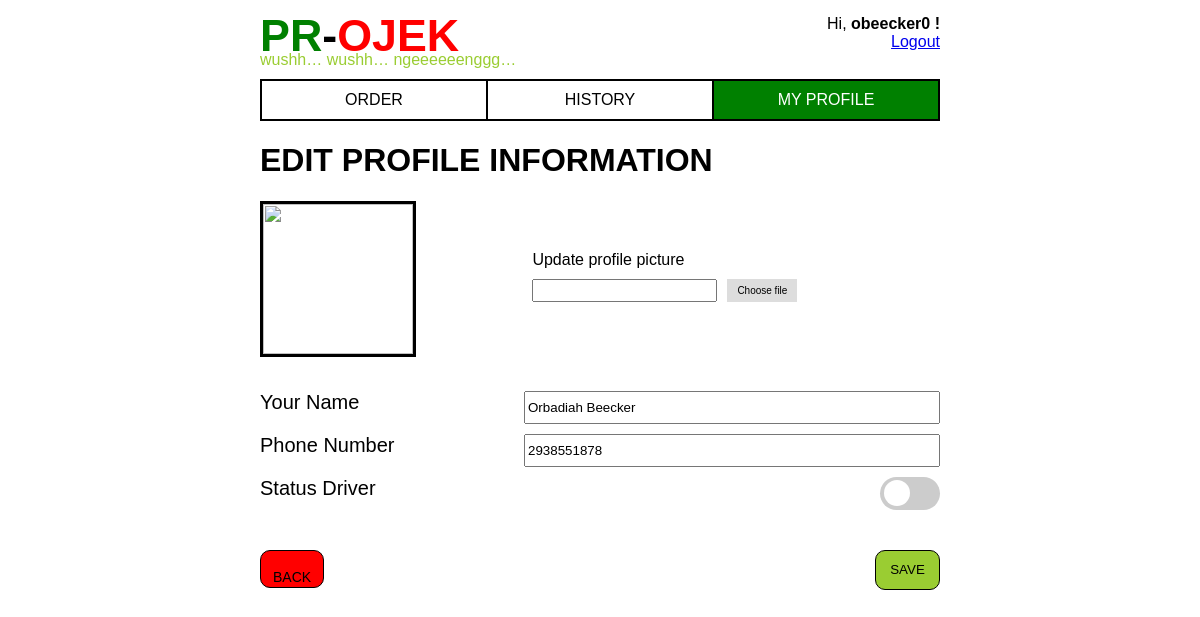
Screenshot of /site/profile/edit.php?id=1 with the database file from the repository.
### tables this page shows
CREATE TABLE `users` (
  `id` int(11) NOT NULL AUTO_INCREMENT,
  `username` varchar(20) NOT NULL,
  `password` varchar(60) NOT NULL,
  `full_name` varchar(255) NOT NULL,
  `email` varchar(255) NOT NULL,
  `phone_number` varchar(100) NOT NULL,
  `is_driver` tinyint(1) NOT NULL,
  PRIMARY KEY (`id`),
  UNIQUE KEY (`username`)
);

### site/profile/edit.php (called while the page is built, shortened)
<?php
require_once __DIR__ . '/../../app/autoload.php';
require_once __DIR__ . '/../../app/model/User.php';
$user = User::get_by_id($_GET['id']);
$data->current_tab = 'profile';
$data->current_user = $user;
require __DIR__ . '/../../app/view/html.view.php';
require __DIR__ . '/../../app/view/status.view.php';
require __DIR__ . '/../../app/view/profile/edit.view.php';
require __DIR__ . '/../../app/view/html_end.view.php';
?>

### app/autoload.php (called while the page is built, shortened)
<?php
$data = new stdClass ();
$data->doc_root = $DOC_ROOT;
?>

### app/db.php (called while the page is built, shortened)
<?php
class Db {
    private static $connection = null;
    public static function get_connection () {
        global $DB_CONNECTION_STRING, $DB_USER, $DB_PASS;
        if (self::$connection == null) {
            $connection = new PDO ($DB_CONNECTION_STRING, $DB_USER, $DB_PASS);
            $connection->setAttribute
                (PDO::ATTR_ERRMODE, PDO::ERRMODE_EXCEPTION);
            self::$connection = $connection;
        }
        return self::$connection;
    }
}
?>

### app/model/User.php (called while the page is built, shortened)
<?php
require_once __DIR__ . '/../db.php';
class User extends BaseModel {
    public static function get_by_id ($id) {
        $stmt =
            Db::get_connection ()->prepare ("SELECT * FROM users WHERE id=:id");
        $stmt->bindParam (':id', $id);
        $stmt->execute ();
        return $stmt->fetchObject ('User');
    }
}
?>

### app/view/profile/edit.view.php (the view, shortened to what this page needs)
<div class="edit-profile-container">
	<div class="section-title">
		<h1>EDIT PROFILE INFORMATION</h1>
	</div>
	<div class="update-profile-picture-container">
		<form id="upload-picture" action="edit.php?id=<?php echo htmlspecialchars($data->current_user->id) ?>" method="post" enctype="multipart/form-data">
			<div class="upload-picture-container">
				<div class="square-image">
					<img id="output" src="<?= $data->doc_root ?>/api/avatar.php?id=<?= ($data->current_user->id)?>">
				</div>
				<div class="uploader">
					<label for="img_input">Update profile picture</label><br>
					<div class="img-file-input">
						<div class="dummy">
							<input id="fake-input"/>
							<div >
								<p>Choose file</p>
							</div>
						</div>
					</div>
				</div>
			</div>
			<div class="edit-name-phone-container">
			<ul>
				<li>
					<label for="full_name">Your Name</label>
					<input type="text" name="full_name" value="<?php echo htmlspecialchars($data->current_user->full_name)?>">
				</li>
				<li>
					<label for="phone_number">Phone Number</label>
					<input type="text" name="phone_number" value="<?php echo htmlspecialchars($data->current_user->phone_number)?>">
				</li>
				<li>
					<label for="is_driver">Status Driver</label>
					<label class="driver-status-switch">
					  <span class="slider round"></span>
					</label>
				</li>
			</ul>
			</div>
			<div class="back-save-buttons">
				<div class="back-button">
					<a href="index.php?id=<?php echo htmlspecialchars($data->current_user->id) ?>">BACK</a>
				</div>
				<div class="save-button">
					<input type="submit" value="SAVE" name="submit">
				</div>
			</div>
		</form>
	</div>
</div>

### app/view/status.view.php
<header class="status">
<div class="logo">
  <div class="title"><span>PR</span>-<span>OJEK</span></div>
  <div class="sub-title">wushh&hellip; wushh&hellip; ngeeeeeenggg&hellip;</div>
</div>
<div class="login-info">
  <div>Hi, <b><?= $data->current_user->username ?>&nbsp;!</b></div>
  <div><a href="<?= $data->doc_root ?>/index.php">Logout</a></div>
</div>
<nav class="navtab">
  <a id="navtab-order" class="<?= $data->current_tab == 'order' ? 'selected' : '' ?>" href="<?= $data->doc_root ?>/order/index.php?id=<?= $data->current_user->id ?>">Order</a>
  <a id="navtab-history" class="<?= $data->current_tab == 'history' ? 'selected' : '' ?>" href="<?= $data->doc_root ?>/history/index.php?id=<?= $data->current_user->id ?>">History</a>
  <a id="navtab-profile" class="<?= $data->current_tab == 'profile' ? 'selected' : '' ?>" href="<?= $data->doc_root ?>/profile/index.php?id=<?= $data->current_user->id ?>">My Profile</a>
</nav>
</header>

### site/static/main.css (style rules this page uses)
html { height: 100%; }
body { min-height: 100%; max-width: 680px; margin: auto; display: flex; flex-direction: column; align-items: stretch; font-family: Arial, Helvetica, sans-serif; }
.title { font-family: 'Bebas Neue', 'Arial Narrow', sans-serif; font-size: 2.8em; font-weight: bold; text-transform: uppercase; }
.status { display: flex; flex-wrap: wrap; justify-content: space-between; margin-top: 10px; }
.login-info { padding-top: 5px; display: flex; flex-direction: column; align-items: flex-end; }
.logo { margin-bottom: 10px; }
.logo > .title > span:first-child { color: green; }
.logo > .title > span:last-child { color: red; }
.logo > .sub-title { color: yellowgreen; margin-top: -10px; }
.navtab { width: 100%; display: flex; }
.navtab > a { text-decoration: none; color: black; padding: 10px; border: solid 2px black; border-left: none; width: 0px; flex-grow: 1; text-align: center; text-transform: uppercase; }
.navtab > a:first-child { border-left: solid 2px black; }
.navtab > a.selected { background-color: green; color: white; }
.upload-picture-container { display: flex; flex-direction: row; align-items: center; margin-bottom: 40px; }
.img-file-input { margin-top: 10px; position: relative; }
.dummy { position: absolute; top: 0px; left: 0px; z-index: 1; display: flex; flex-direction: row; }
.dummy > div { width: 70px; height: 22.4px; font-size: 10px; display: flex; flex-direction: row; align-items: center; background-color: #dddddd; margin-left: 10px; justify-content: center; }
.dummy > div > p { margin: 2px; }
.square-image { width: 150px; height: 150px; margin-right: 18%; }
.square-image > img { width: 150px; height: 150px; border: solid 3px black; }
.edit-name-phone-container { margin-left: -40px; }
.edit-name-phone-container ul { list-style: none; }
.edit-name-phone-container li { margin-bottom: 10px; display: flex; flex-direction: row; justify-content: space-between; }
.edit-name-phone-container li > input { width: 60%; max-width: 500px; }
.edit-name-phone-container li > label { height: 33px; font-size: 20px; }
.save-button input { height: 40px; width: 65px; border: solid 1.5px black; border-radius: 10px; background-color: yellowgreen; }
.back-save-buttons { margin-top: 40px; display: flex; flex-direction: row; justify-content: space-between; }
.driver-status-switch { position: relative; display: inline-block; width: 60px; height: 34px; }
.slider { position: absolute; cursor: pointer; top: 0; left: 0; right: 0; bottom: 0; background-color: #ccc; -webkit-transition: .4s; transition: .4s; }
.slider:before { position: absolute; content: ""; height: 26px; width: 26px; left: 4px; bottom: 4px; background-color: white; -webkit-transition: .4s; transition: .4s; }
.slider.round { border-radius: 34px; }
.slider.round:before { border-radius: 50%; }
.back-button a { text-decoration: none; color: initial; appearance: button; padding: 12px 12px 12px 12px; font-size: 14px; border-style: none; }
.back-button { height: 30px; width: 50px; border: solid 1.5px black; border-radius: 10px; background-color: red; padding: 6px 12px 0px 0px; }

### rows the page displays
users: username "obeecker0", full_name "Orbadiah Beecker", phone_number "2938551878"
